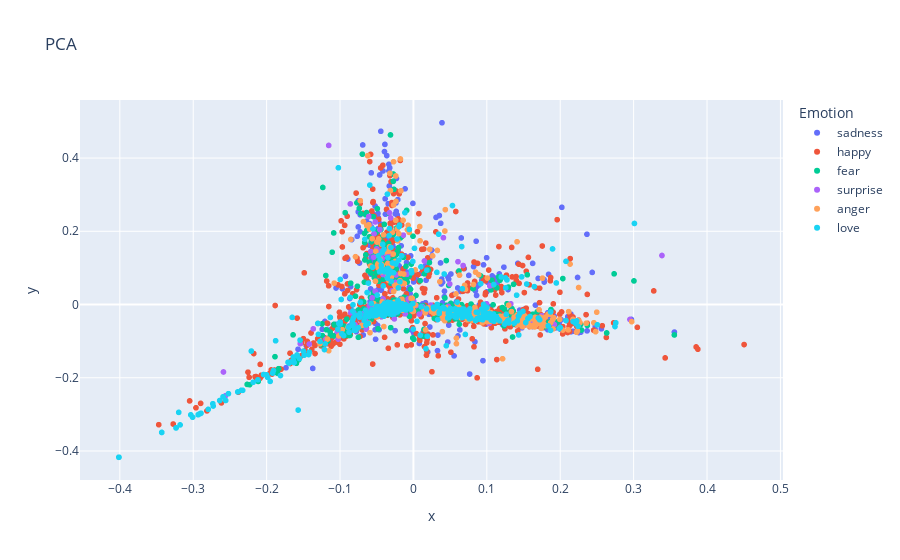

This figure's notebook cell:
### Code cell
hero.scatterplot(df, col='pca_tfidf_clean_text', color='Emotion', title="PCA")

### Figure 1 — Plotly figure (JSON) as saved in the notebook; plotly's stock layout.template omitted (floating-point values rounded to 4 significant figures; data arrays with more than 128 entries replaced by an {"elided": "..."} marker saying what was removed)
{"data": [{"hovertemplate": "Emotion=sadness<br>x=%{x}<br>y=%{y}<extra></extra>", "legendgroup": "sadness", "marker": {"color": "#636efa", "symbol": "circle"}, "mode": "markers", "name": "sadness", "showlegend": true, "type": "scattergl", "x": {"elided": "1116 float values"}, "xaxis": "x", "y": {"elided": "1116 float values"}, "yaxis": "y"}, {"hovertemplate": "Emotion=happy<br>x=%{x}<br>y=%{y}<extra></extra>", "legendgroup": "happy", "marker": {"color": "#EF553B", "symbol": "circle"}, "mode": "markers", "name": "happy", "showlegend": true, "type": "scattergl", "x": {"elided": "1632 float values"}, "xaxis": "x", "y": {"elided": "1632 float values"}, "yaxis": "y"}, {"hovertemplate": "Emotion=fear<br>x=%{x}<br>y=%{y}<extra></extra>", "legendgroup": "fear", "marker": {"color": "#00cc96", "symbol": "circle"}, "mode": "markers", "name": "fear", "showlegend": true, "type": "scattergl", "x": {"elided": "1130 float values"}, "xaxis": "x", "y": {"elided": "1130 float values"}, "yaxis": "y"}, {"hovertemplate": "Emotion=surprise<br>x=%{x}<br>y=%{y}<extra></extra>", "legendgroup": "surprise", "marker": {"color": "#ab63fa", "symbol": "circle"}, "mode": "markers", "name": "surprise", "showlegend": true, "type": "scattergl", "x": {"elided": "319 float values"}, "xaxis": "x", "y": {"elided": "319 float values"}, "yaxis": "y"}, {"hovertemplate": "Emotion=anger<br>x=%{x}<br>y=%{y}<extra></extra>", "legendgroup": "anger", "marker": {"color": "#FFA15A", "symbol": "circle"}, "mode": "markers", "name": "anger", "showlegend": true, "type": "scattergl", "x": {"elided": "438 float values"}, "xaxis": "x", "y": {"elided": "438 float values"}, "yaxis": "y"}, {"hovertemplate": "Emotion=love<br>x=%{x}<br>y=%{y}<extra></extra>", "legendgroup": "love", "marker": {"color": "#19d3f3", "symbol": "circle"}, "mode": "markers", "name": "love", "showlegend": true, "type": "scattergl", "x": {"elided": "564 float values"}, "xaxis": "x", "y": {"elided": "564 float values"}, "yaxis": "y"}], "layout": {"autosize": true, "legend": {"title": {"text": "Emotion"}, "tracegroupgap": 0}, "title": {"text": "PCA"}, "xaxis": {"anchor": "y", "autorange": true, "domain": [0, 1], "range": [-0.4546, 0.5038], "title": {"text": "x"}, "type": "linear"}, "yaxis": {"anchor": "x", "autorange": true, "domain": [0, 1], "range": [-0.4924, 0.5718], "title": {"text": "y"}, "type": "linear"}}}
